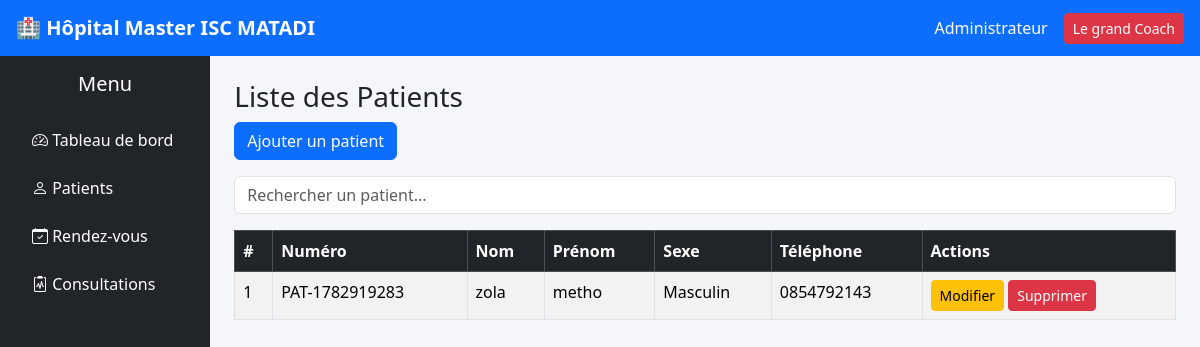
Page /patients/index.php on the committed database.
### tables this page shows
CREATE TABLE `patients` (
  `id` int(11) NOT NULL,
  `numero_patient` varchar(20) NOT NULL,
  `nom` varchar(100) NOT NULL,
  `prenom` varchar(100) NOT NULL,
  `sexe` enum('Masculin','Feminin') NOT NULL,
  `date_naissance` date DEFAULT NULL,
  `adresse` varchar(255) DEFAULT NULL,
  `telephone` varchar(20) DEFAULT NULL,
  `date_enregistrement` timestamp NOT NULL DEFAULT current_timestamp()
);

### patients/index.php (the view, shortened to what this page needs)
<?php
$db = new Database();
$conn = $db->connecter();
$search = "";
if (isset($_GET['search'])) {
    $search = $_GET['search'];
    $query = "SELECT * FROM patients
              WHERE nom LIKE :search
              OR prenom LIKE :search
              OR numero_patient LIKE :search
              ORDER BY id DESC";
    $stmt = $conn->prepare($query);
    $stmt->execute(['search' => "%$search%"]);
} else {
    $query = "SELECT * FROM patients ORDER BY id DESC";
    $stmt = $conn->prepare($query);
    $stmt->execute();
}
$patients = $stmt->fetchAll();
?>
<?php include "../includes/header.php"; ?>
<?php include "../includes/navbar.php"; ?>
<?php include "../includes/sidebar.php"; ?>
<h3>Liste des Patients</h3>
<a href="ajouter.php" class="btn btn-primary mb-3">
    Ajouter un patient
</a>
<form method="GET" class="mb-3">
    <input type="text" name="search" class="form-control"
           placeholder="Rechercher un patient..."
           value="<?= htmlspecialchars($search) ?>">
</form>
<table class="table table-bordered table-striped">
    <thead class="table-dark">
        <tr>
            <th>#</th>
            <th>Numéro</th>
            <th>Nom</th>
            <th>Prénom</th>
            <th>Sexe</th>
            <th>Téléphone</th>
            <th>Actions</th>
        </tr>
    </thead>
    <tbody>
        <?php foreach ($patients as $p): ?>
        <tr>
            <td><?= $p['id'] ?></td>
            <td><?= $p['numero_patient'] ?></td>
            <td><?= $p['nom'] ?></td>
            <td><?= $p['prenom'] ?></td>
            <td><?= $p['sexe'] ?></td>
            <td><?= $p['telephone'] ?></td>
            <td>
                <a href="modifier.php?id=<?= $p['id'] ?>" class="btn btn-warning btn-sm">Modifier</a>
                <a href="supprimer.php?id=<?= $p['id'] ?>" class="btn btn-danger btn-sm"
                   onclick="return confirm('Supprimer ce patient ?')">
                    Supprimer
                </a>
            </td>
        </tr>
        <?php endforeach; ?>
    </tbody>
</table>
<?php include "../includes/footer.php"; ?>

### assets/css/style.css (style rules this page uses)
body { background-color: #f4f6f9; }

### rows in the picture
patients: id "1", numero_patient "PAT-1782919283", nom "zola", prenom "metho", sexe "Masculin", telephone "0854792143"
